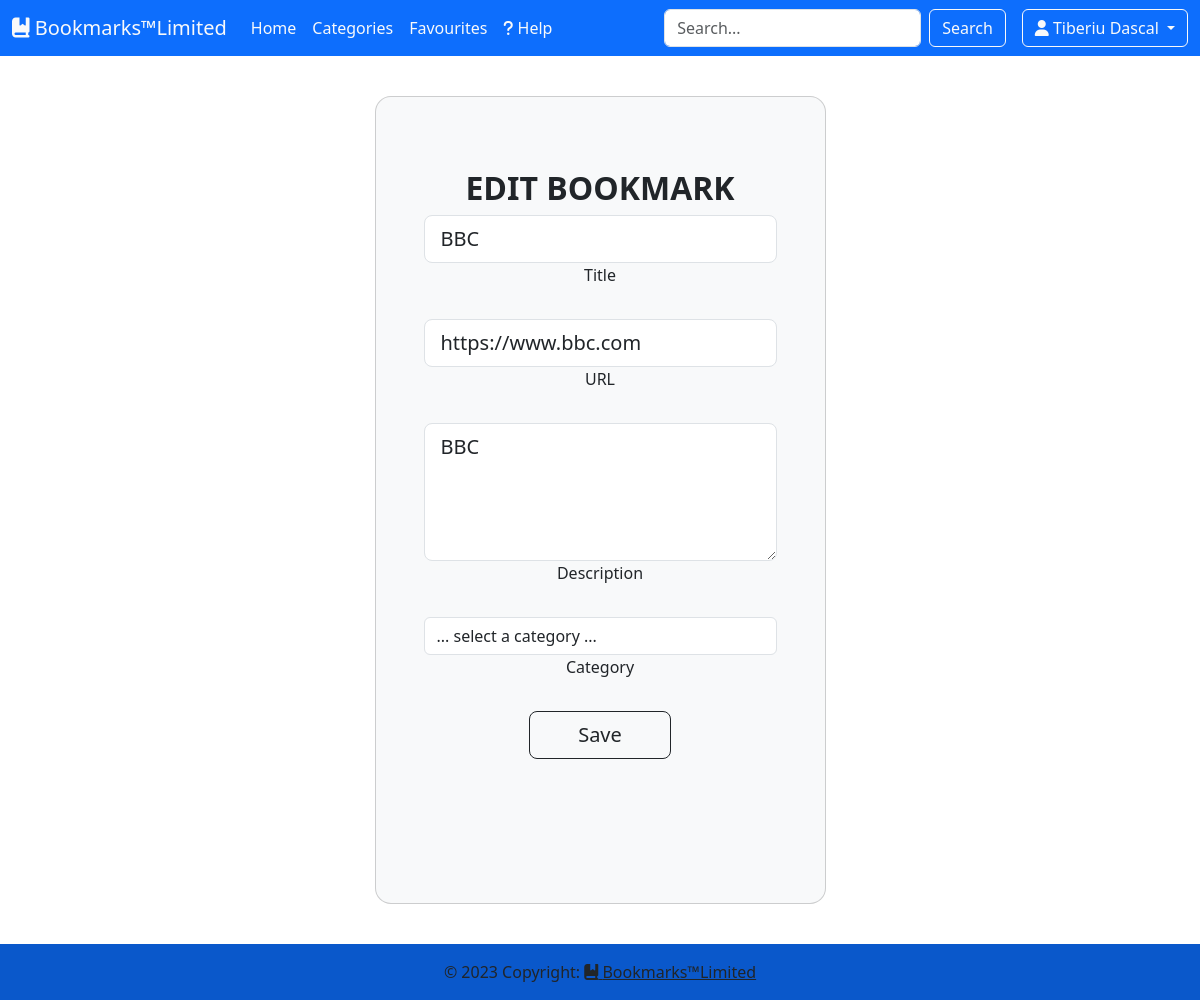
The app's page /edit_bookmark.php?id=23 (signed in) with its own data.
### tables this page shows
CREATE TABLE `bookmarks` (
  `id` int(10) unsigned NOT NULL AUTO_INCREMENT,
  `title` varchar(255) NOT NULL,
  `URL` varchar(300) NOT NULL,
  `description` text DEFAULT NULL,
  `date_created` datetime NOT NULL DEFAULT current_timestamp(),
  `date_modified` datetime DEFAULT NULL,
  `owner_id` int(11) unsigned NOT NULL,
  `category_id` int(10) unsigned DEFAULT NULL,
  PRIMARY KEY (`id`),
  KEY `fk_bookmarks_users` (`owner_id`),
  KEY `fk_bookmarks_categories` (`category_id`) USING BTREE,
  CONSTRAINT `FK_bookmarks_categories` FOREIGN KEY (`category_id`) REFERENCES `categories` (`id`),
  CONSTRAINT `fk_bookmarks_users` FOREIGN KEY (`owner_id`) REFERENCES `users` (`id`)
);

### edit_bookmark.php (called while the page is built, shortened)
<?php
require_once 'classes/Database.php';
require_once 'classes/Bookmark.php';
include 'templates/header.php';
$form_title = "Edit";
$id = $_GET['id'];
$db = new Database();
$bm = new Bookmark($db);
$bookmark = $bm->getBookmarkById($id);
$title = $bookmark['title'];
$url = $bookmark['URL'];
$description = $bookmark['description'];
include 'templates/t_bookmark.php';
include 'templates/footer.php';

### classes/Database.php (called while the page is built, shortened)
<?php
class Database
{
    private $conn;
    public function __construct()
    {
        $this->conn = new mysqli(DB_HOST, DB_USER, DB_PASS, DB_NAME);
        $this->conn->set_charset('utf8');
    }
    public function query($sql)
    {
        return $this->conn->query($sql);
    }
}

### classes/Bookmark.php (called while the page is built, shortened)
<?php
class Bookmark
{
    private $db;
    public function __construct(Database $database)
    {
        $this->db = $database;
    }
    public function getBookmarkById($id)
    {
        $id = (int)$id;
        $sql = "SELECT * FROM bookmarks WHERE id = $id";
        $result = $this->db->query($sql);
        return $result->fetch_assoc();
    }
}

### templates/t_bookmark.php (the view, shortened to what this page needs)
<form method="POST">
    <section class="gradient-custom">
        <div class="container py-2 h-100">
            <div class="row d-flex justify-content-center align-items-center h-100">
                <div class="col-12 col-md-8 col-lg-6 col-xl-5">
                    <div class="card bg-light text-dark" style="border-radius: 1rem;">
                        <div class="card-body p-5 text-center">
                            <div class="mb-md-5 mt-md-4 pb-5">
                                <h2 class="fw-bold mb-2 text-uppercase"><?=$form_title?> Bookmark</h2>
                                <div class="form-outline form-white mb-4">
                                    <input type="text" name="title" id="title" class="form-control form-control-lg"
                                           value="<?php if(isset($title)) { echo $title; } ?>" required/>
                                    <label class="form-label" for="title">Title</label>
                                </div>
                                <div class="form-outline form-white mb-4">
                                    <input type="text" name="url" id="url" class="form-control form-control-lg"
                                           value="<?php if(isset($url)) { echo $url; } ?>" required/>
                                    <label class="form-label" for="url">URL</label>
                                </div>
                                <div class="form-outline form-white mb-4">
                                    <textarea name="description" id="description" class="form-control form-control-lg" rows="4"><?php if(isset($description)) { echo $description; } ?></textarea>
                                    <label class="form-label" for="description">Description</label>
                                </div>
                                <div class="form-outline form-white mb-4">
                                    <select class="form-control form control-lg" name="category" id="category">
                                        <option value="0" disabled selected> ... select a category ...</option>
                                    </select>
                                    <label class="form-label" for="category">Category</label>
                                </div>
                                <button class="btn btn-outline-dark btn-lg px-5" type="submit" name="save">Save</button>
                            </div>
                        </div>
                    </div>
                </div>
            </div>
        </div>
    </section>
</form>

### assets/styles.css (style rules this page uses)
html, body { height:100vh; margin:0; }
body { display:flex; flex-direction: column; justify-content: space-between; gap: 2rem; }

### records on screen
bookmarks: title "BBC", url "https://www.bbc.com", description "BBC"

### other values on screen
$_SESSION['first_name'] "Tiberiu"
$_SESSION['last_name'] "Dascal"
$form_title "EDIT"
